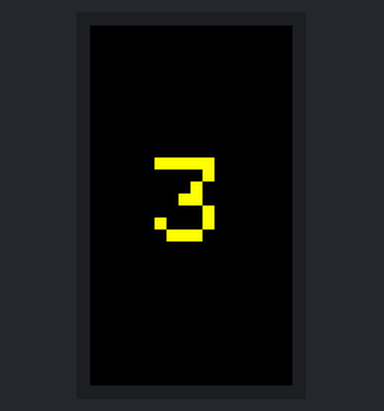
The sketch below on a simulated ESP32-S3. Shown: 135×240 colour display. Random numbers use the default seed unless the sketch sets one; what the sketch prints to the serial monitor is not drawn.

Above: at 0.3 s.
At 6.4 s:
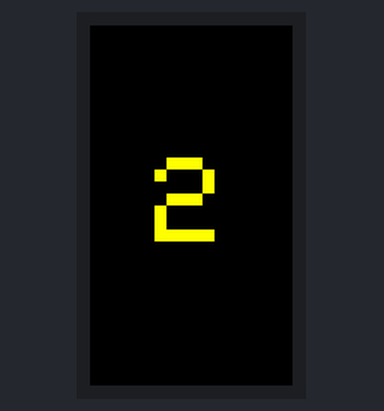
At 16.6 s:
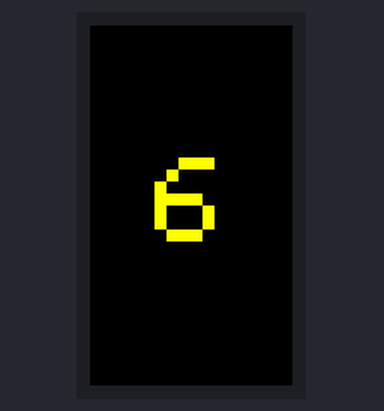
At 26.7 s:
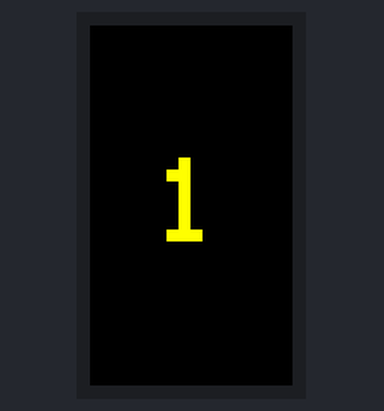
At 36.9 s:
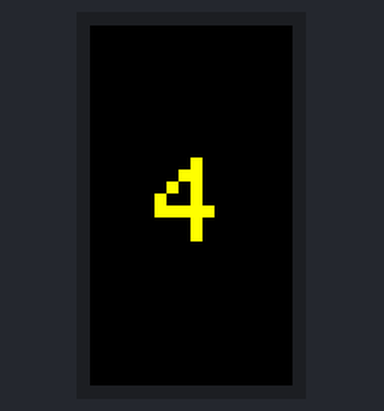
At 38.9 s:
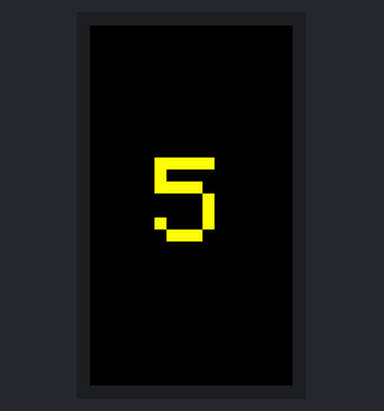

The sketch:

card_RandomCounterFINAL.ino
```cpp
/**
 * @file myCounter.ino
 * @author MDS
 * @brief M5Cardputer Display Test
 * @version 0.1
 * @date 2024-09-29
 *
 *
 * @Hardwares: M5Cardputer
 * @Platform Version: Arduino M5Stack Board Manager v2.0.7
 * @Dependent Library:
 * M5GFX: https://github.com/m5stack/M5GFX
 * M5Unified: https://github.com/m5stack/M5Unified
 */

#include "M5Cardputer.h"
#include "M5GFX.h"

M5Canvas canvas(&M5Cardputer.Display);
String data = "> ";

int xValue = 1;  // Initialize xValue to 1

void setup() {
  auto cfg = M5.config();
  M5Cardputer.begin(cfg, true);
  M5Cardputer.Display.setRotation(1);  // Set screen orientation
  M5Cardputer.Display.setTextSize(8);  // Set text size to large
  M5Cardputer.Display.fillScreen(TFT_BLACK);  // Clear the display with a black screen
  M5Cardputer.Display.setTextColor(TFT_YELLOW, TFT_BLACK);  // Set text color to yellow on black background
  M5Cardputer.Display.setTextDatum(MC_DATUM);  // Align the text to the center
  Serial.begin(9600);  // Start the Serial Monitor for debugging
  randomSeed(analogRead(0));  // Seed the random number generator
}

void loop() {
  int randomValue = random(1, 7);  // Generate a random integer between 1 and 100 (inclusive)

  // Print the random value on the display
  M5Cardputer.Display.fillScreen(TFT_BLACK);  // Clear the screen before drawing the new number
  M5Cardputer.Display.drawString(String(randomValue),
                                 M5Cardputer.Display.width() / 2,
                                 M5Cardputer.Display.height() / 2);

  Serial.print("Random Value: ");
  Serial.println(randomValue);  // Print the value to the Serial Monitor as well

  delay(2000);  // Wait for 2 seconds before generating a new random value
}
```

Measured:
- what the display in image 0 shows lasts 2.1 s, from 0.2 s to 2.3 s
